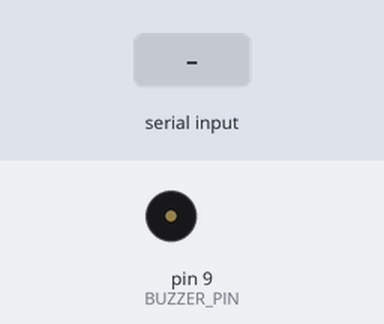
Bench run of a sketch on a simulated Arduino Uno, built with avr-gcc and run on an emulated ATmega328P. On the bench: buzzer (waves = sounding). The test bench sets the inputs (shaded band).

Above: at 1.2 s.
1.3 s: "1" received over Serial
At 1.6 s:
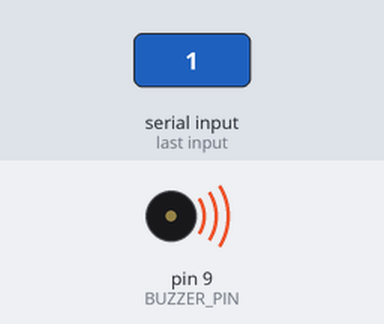
Timing chart, 0 to 4.3 s (numbered marks = the images above; inputs shaded):
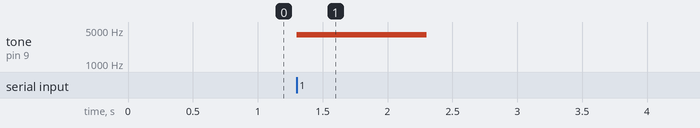

Measured:
- after the input at 1.3 s, tone on pin 9 (BUZZER_PIN): silent → 4000 Hz at once, → silent 1.0 s later

The sketch:

sketch_dec10b.ino
```cpp
#define BUZZER_PIN 9 // Chân D9 nối với còi

// void setup() {
//   pinMode(BUZZER_PIN, OUTPUT); // Thiết lập D9 làm đầu ra
//   digitalWrite(BUZZER_PIN, LOW); // Đảm bảo còi ban đầu tắt
//   Serial.begin(9600); // Bắt đầu giao tiếp Serial
// }

// void loop() {
//   if (Serial.available() > 0) { // Kiểm tra xem có dữ liệu từ máy tính gửi tới
//     char command = Serial.read(); // Đọc dữ liệu
//     if (command == '1') {
//       // Phát âm thanh với tần số 2000 Hz (hoặc cao hơn nếu cần)
//       tone(BUZZER_PIN, 4000); // 2000 Hz là tần số âm thanh
//     } else if (command == '0') {
//       noTone(BUZZER_PIN); // Tắt âm thanh
//     }
//   }
// }
#define BUZZER_PIN 9 // Chân D9 nối với còi

unsigned long lastSignalTime = 0; // Thời gian nhận tín hiệu cuối cùng
const unsigned long timeout = 1000; // Thời gian chờ 1 giây

void setup() {
  pinMode(BUZZER_PIN, OUTPUT); // Thiết lập D9 làm đầu ra
  noTone(BUZZER_PIN); // Đảm bảo còi ban đầu tắt
  Serial.begin(9600); // Bắt đầu giao tiếp Serial
}

void loop() {
  // Kiểm tra tín hiệu từ Serial
  if (Serial.available() > 0) {
    char command = Serial.read(); // Đọc dữ liệu
    if (command == '1') {
      tone(BUZZER_PIN, 4000); // Phát âm thanh với tần số 4000 Hz
      lastSignalTime = millis(); // Cập nhật thời gian nhận tín hiệu
    } else if (command == '0') {
      noTone(BUZZER_PIN); // Tắt âm thanh
      lastSignalTime = millis(); // Cập nhật thời gian nhận tín hiệu
    }
  }

  // Tắt còi nếu không nhận tín hiệu trong thời gian chờ
  if (millis() - lastSignalTime > timeout) {
    noTone(BUZZER_PIN); // Tắt âm thanh nếu quá thời gian chờ
  }
}
```
